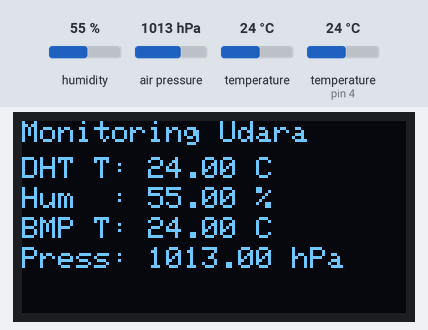
This sketch was run on a simulated Arduino Uno, built with avr-gcc and run on an emulated ATmega328P. Shown: 128×64 one-colour display. The inputs (shaded band) are chosen by the test bench; at power-on: humidity 55 %, air pressure 1013 hPa, temperature 24 °C, temperature (sensor on pin 4) 24 °C.

Above: at 2.9 s.
3.0 s: humidity set to 22 %
At 4.6 s:
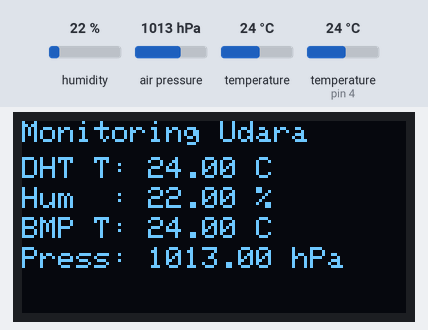
5.8 s: air pressure set to 952 hPa
At 7.2 s:
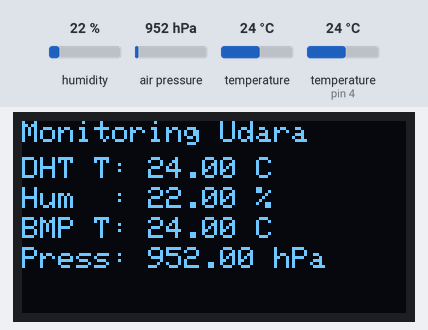
8.6 s: temperature (sensor 0) set to 12 °C
At 11.2 s:
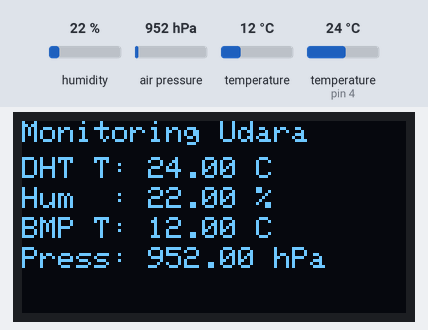
11.9 s: temperature (sensor on pin 4) set to 12 °C
At 13.8 s:
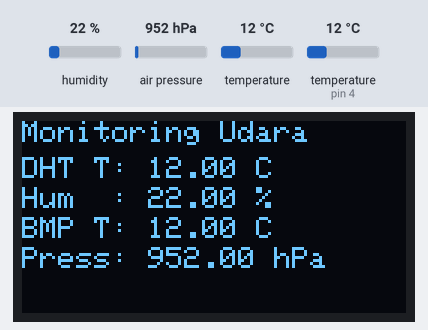
14.7 s: humidity set to 40 %
At 17.7 s:
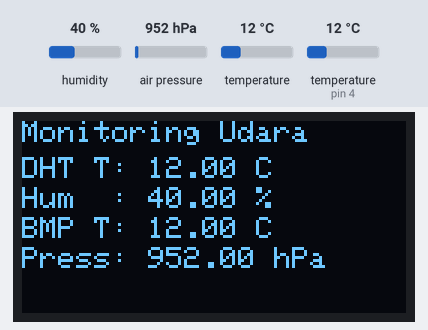
18.0 s: air pressure set to 975 hPa
At 19.1 s:
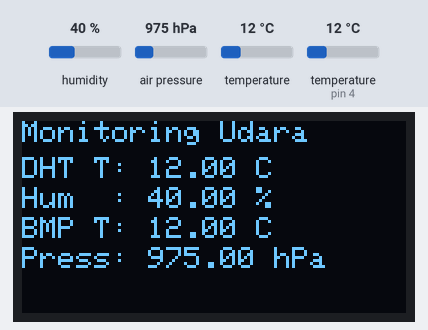
Timing chart, 0 to 21.0 s (numbered marks = the images above; inputs shaded):
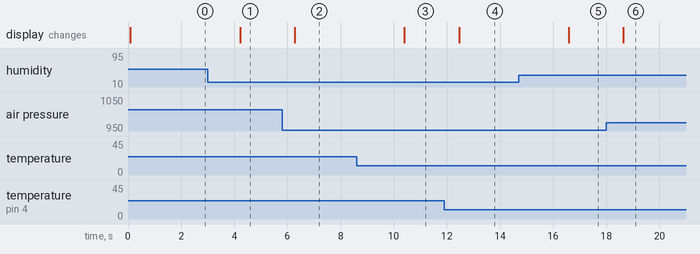

The sketch:

OLED_BMP280_DHT11_V4.ino
```cpp
#include <Wire.h>
#include <Adafruit_GFX.h>
#include <Adafruit_SSD1306.h>
#include <DHT.h>
#include <Adafruit_BMP280.h>

#define SCREEN_WIDTH 128
#define SCREEN_HEIGHT 64
#define OLED_RESET -1
Adafruit_SSD1306 display(SCREEN_WIDTH, SCREEN_HEIGHT, &Wire, OLED_RESET);

// DHT11
#define DHTPIN 4
#define DHTTYPE DHT11
DHT dht(DHTPIN, DHTTYPE);

// BMP280
Adafruit_BMP280 bmp;

void setup() {
  Serial.begin(115200);

  dht.begin();

  // OLED
  if(!display.begin(SSD1306_SWITCHCAPVCC, 0x3C)) {
    Serial.println("OLED gagal");
    while(true);
  }

  // BMP280
  if (!bmp.begin(0x76)) {
    Serial.println("BMP280 tidak ditemukan!");
    while (true);
  }

  display.clearDisplay();
  display.setTextColor(WHITE);
}

void loop() {

  float hum = dht.readHumidity();
  float tempDHT = dht.readTemperature();
  float tempBMP = bmp.readTemperature();
  float pressure = bmp.readPressure() / 100.0; // hPa

  if (isnan(hum) || isnan(tempDHT)) {
    Serial.println("Error baca DHT11");
    return;
  }

  display.clearDisplay();
  display.setTextSize(1);

  display.setCursor(0,0);
  display.println("Monitoring Udara");

  display.setCursor(0,12);
  display.print("DHT T: ");
  display.print(tempDHT);
  display.println(" C");

  display.setCursor(0,22);
  display.print("Hum  : ");
  display.print(hum);
  display.println(" %");

  display.setCursor(0,32);
  display.print("BMP T: ");
  display.print(tempBMP);
  display.println(" C");

  display.setCursor(0,42);
  display.print("Press: ");
  display.print(pressure);
  display.println(" hPa");

  display.display();

  delay(2000);
}
```

Measured:
- after the input at 3.0 s, the display: changes after 1.2 s (image 1)
- after the input at 5.8 s, the display: changes after 0.48 s (image 2)
- after the input at 8.6 s, the display: changes after 1.8 s (image 3)
- after the input at 11.9 s, the display: changes after 0.56 s (image 4)
- after the input at 14.7 s, the display: changes after 1.9 s (image 5)
- after the input at 18.0 s, the display: changes after 0.65 s (image 6)
